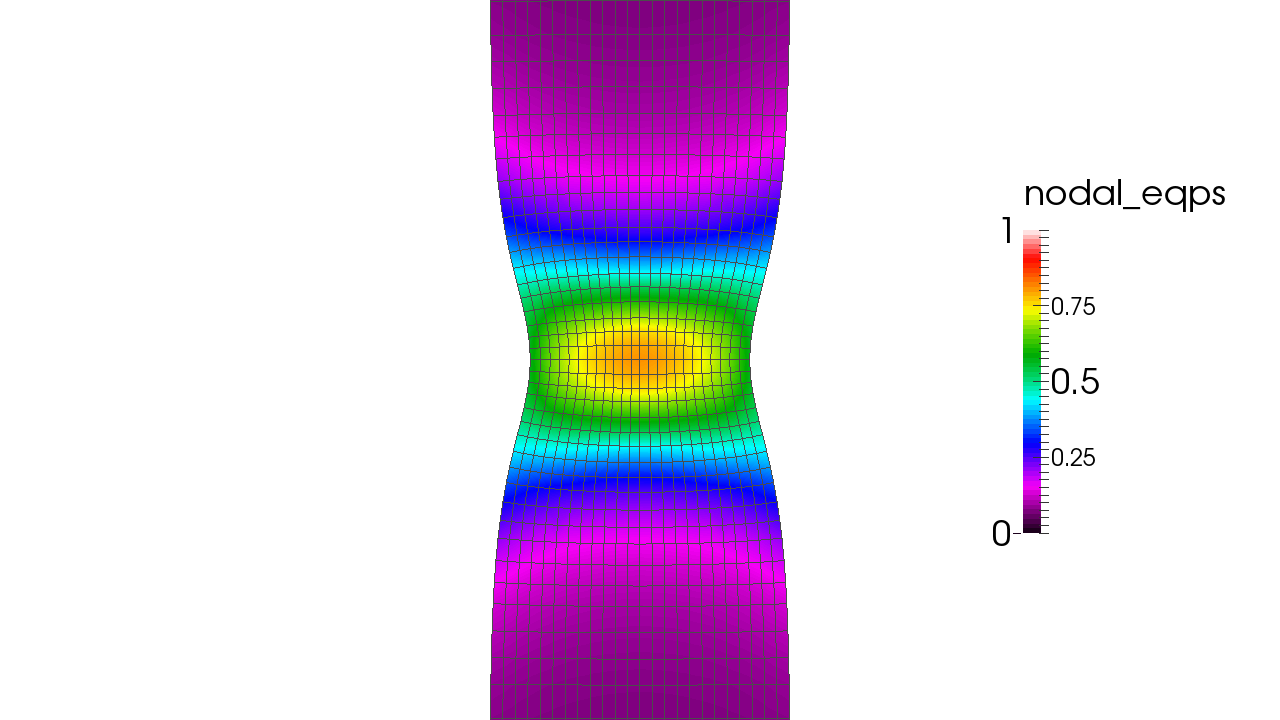
#> input picture doc/source/data/hi-rez_field_images/s140302C-eqps_field-frame_252.png, 1280 x 720 px
$ python add_RGB_image_to_plot.py
#> lines starting #> are read from the running program, lines starting #| are printed output that depends on the picture
### clearplot/__init__.py
# -*- coding: utf-8 -*-
#Created on Sat Sep 20 11:19:52 2014
#@author: Benjamin Reedlunn

#Define clearplot version number
__version__ = '1.3.1'

import matplotlib as _mpl
from matplotlib import font_manager as _font_manager
import sys as _sys
import warnings as _warnings

#==============================================================================
# Check Upon Import
#==============================================================================

#Define the minimimum version of matplotlib
min_mpl_version = '3.3.0'
if 'sphinx' in _sys.modules:
    #Assume that Sphinx was loaded to document the package.
    _warnings.warn("Warning: Clearplot detected that sphinx was loaded.  Sphinx just documents the package, so clearplot will allow older versions of matplotlib to be loaded.  Normally matplotlib " + min_mpl_version + " or greater is required.")
    min_mpl_version = '2.2.0'

def _parse_version_string(v):
    """Attempts to converts a version string to a tuple of integers."""
    v_list = v.split(".")
    try:
        #Usually the version only contains integers, so this should work
        v_list = tuple(map(int, (v_list)))
    except ValueError:
        #In development versions, they may create version '1.4.x', so we will
        #convert what we can to integers
        for i in range(len(v_list)):
            try:
                v_list[i] = int(v_list[i])
            except ValueError:
                print("""WARNING: Cannot parse 'matplotlib.__version__'. Please manually verify that your version of matplotlib is greater than """ + min_mpl_version)
    return v_list
#Verify the minimum version of matplotlib is installed
mpl_version = _parse_version_string(_mpl.__version__)
if mpl_version < _parse_version_string(min_mpl_version):
    raise ValueError('Matplotlib version must be ' + min_mpl_version + ' or greater')

#==============================================================================
# Register Fonts
#==============================================================================

# Python ≥3.9 has importlib.resources.files
if _sys.version_info >= (3, 9):
    from importlib.resources import files as resource_files
else:
    from importlib_resources import files as resource_files  # backport

# Load ClearPlot built-in fonts if they still exist in the package directories
try:
    # Get path to fonts inside package
	ttf_dir = resource_files("clearplot").joinpath("true_type_fonts")
	for f in ttf_dir.iterdir():
		if f.suffix.lower() == ".ttf":
			if f.exists():
				try:
					_font_manager.fontManager.addfont(str(f))
				except Exception as fe:
					# font file exists but cannot be loaded
					_warnings.warn(f"ClearPlot: failed to load font {f.name}: {fe}")
			# Skip silently if the user removed or moved the file.  Matplotlib
			# should be able to automatically load fonts in the user or system
			# font directories, so it is not necessarily a problem if the
			# default clearplot font cannot be found inside the clearplot
			# package directories.
except Exception as e:
    # Avoid breaking ClearPlot if something unexpected happens
    _warnings.warn(f"ClearPlot: font initialization skipped: {e}")

#==============================================================================
# Define Parameters
#==============================================================================

from clearplot import params

#==============================================================================
# Import for Convenience
#==============================================================================

from clearplot import colors
from clearplot import figure
from clearplot import axes
from clearplot import color_bar
from clearplot import plot_functions

### clearplot/figure.py
# -*- coding: utf-8 -*-
#Created on Sat Sep 20 11:23:30 2014
#@author: breedlu

import matplotlib as _mpl
import matplotlib.pyplot as _plt
import numpy as _np
from matplotlib.lines import Line2D as _mpl_Line2D
from matplotlib.patches import Polygon as _mpl_Polygon
import matplotlib.text as _mpl_text
import clearplot as _cp
from clearplot import axes as _axes
from clearplot import color_bar as _color_bar
from clearplot import utilities as _utl

class Figure(object):
    """
    Figure class

    """

    def __init__(self, size = None, dpmm = _cp.params.dpmm):
        """
        Instantiates a figure object

        Parameters
        ----------
        fig_size: list or tuple, optional
            Width and height of figure in mm
        dpmm: float, optional
            Dots per mm
        """
        self._ui_size = size
        if size is None:
            size_inch = _np.array(_mpl.rcParams['figure.figsize'])
        else:
            size_inch = _np.array(size) / 25.4
        self.mpl_fig = _plt.figure(figsize = size_inch, dpi = dpmm * 25.4)
        #Force the figure to be on top of all other windows
        self.put_window_on_top()
        #Set the figure renderer to None
        self._renderer = None
        #Set the number of mm to pad the tight bbox
        self.tight_bbox_pad = _mpl.rcParams['savefig.pad_inches'] * 25.4
        #Initialize the axes container
        self.axes = []
        #Initialize the color_bar container
        self.color_bars = []
        #Set the dots per millimeter for saving
        self.dpmm = dpmm

    # [516 lines left out: functions add_axes, add_invisible_axes, tight_bbox, mm_to_pix_trans, fig_to_mm_trans, put_window_on_top and 13 more, not called in this run]


### tests/add_RGB_image_to_plot/add_RGB_image_to_plot.py
# -*- coding: utf-8 -*-
"""
Created on Mon May 30 21:07:54 2016

@author: Ben
"""

import clearplot.figure as cpfig
import clearplot as cp
import os
import matplotlib.pyplot
import numpy as np
data_dir = os.path.join(os.path.dirname(os.path.dirname(cp.__file__)), \
    'doc', 'source', 'data')

#Verification that adding an image works with RGB images, and that we can
#specify the color bar orientation, position, limits, and tick marks
path = os.path.join(data_dir, 'hi-rez_field_images', 's140302C-eqps_field-frame_252.png')
im = matplotlib.pyplot.imread(path)
#> im is the input picture: shape (720, 1280, 3) float32; mean R, G, B 0.882, 0.828, 0.91
cols = range(350,850)
im13a = im[:, cols, :]
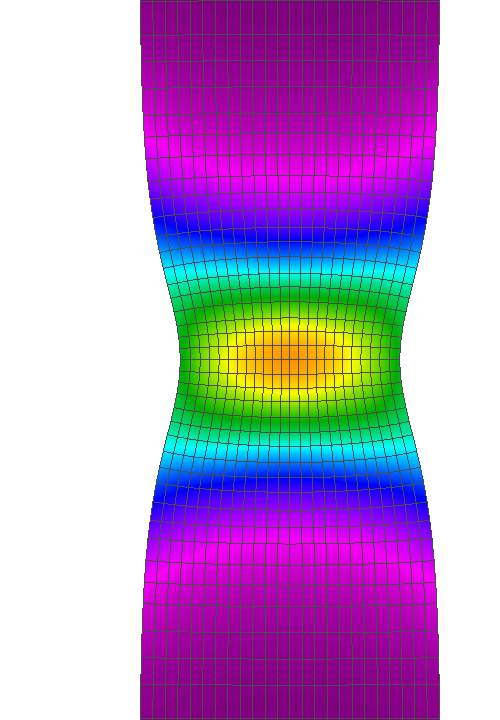
#> im13a: shape (720, 500, 3) float32; mean R, G, B 0.714, 0.574, 0.783
#> (the run stopped early here; a loop or call above may not have finished)
